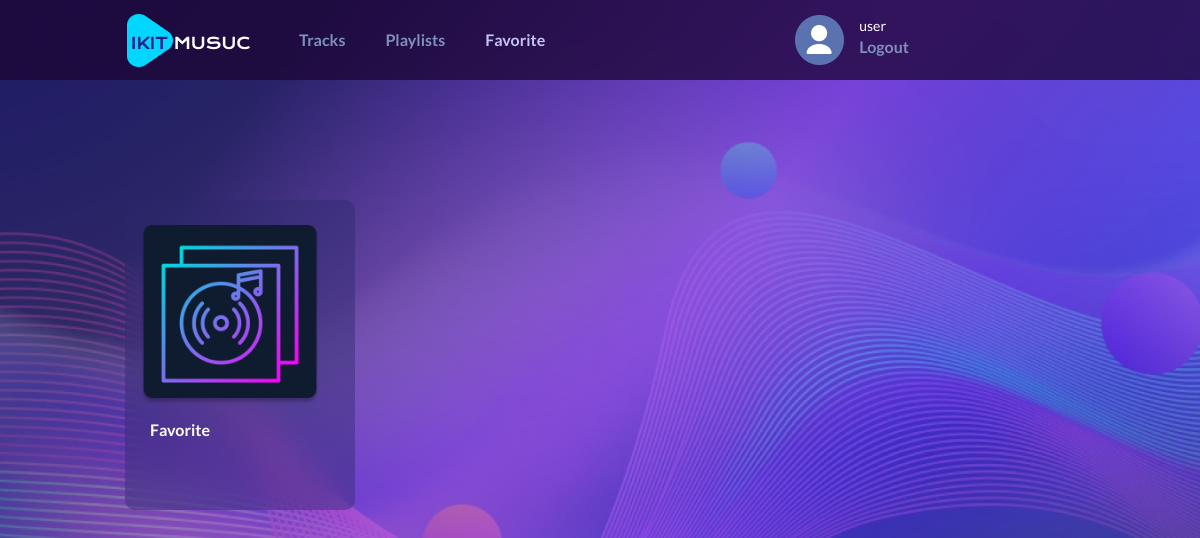
Screenshot of /playlist/20 (signed in) with the database file from the repository.
### users/models.py (models this page shows, shortened)
class User(models.Model):
    username = models.CharField(max_length=100, unique=True)
    email = models.EmailField(max_length=100, unique=True)
    password = models.CharField(max_length=500)

### music/models.py (models this page shows, shortened)
class Playlist(models.Model):
    owner = models.ForeignKey(User, on_delete=models.CASCADE)
    name = models.CharField(max_length=255, null=True)
    cover = models.ImageField(upload_to="photos/%Y/%m/%d/",
                              default="photos/2022/11/07/cover.png")
    description = models.CharField(max_length=500, null=True, blank=True)
    is_default = models.BooleanField(default=False)
    compositions = models.ManyToManyField(Composition,
                                          through='PlaylistsCompositions')

### music/views.py (the view)
# urls.py: path('playlist/<int:playlist_id>', show_playlist, name='playlist'),
def show_playlist(request, playlist_id):
    if 'user_id' not in request.session:
        return redirect('login')
    user = User.objects.get(id=request.session['user_id'])
    playlist = Playlist.objects.get(id=playlist_id)
    if playlist.owner != user:
        return HttpResponseForbidden(
            "You do not have permission to see this playlist.")
    compositions = PlaylistsCompositions.objects.filter(playlist=playlist)
    tracks_array = create_array(playlist, compositions)
    fix_order(playlist)
    context = {
        'playlist': playlist,
        'compositions': compositions,
        'tracks': tracks_array,
        'connect': None,
        'username': user.username,
    }
    return render(request, "music/playlist.html", context)

### music/functions.py (called while the page is built)
def fix_order(playlist):
    previous = 0
    for connect in PlaylistsCompositions.objects.filter(playlist=playlist):
        order = connect.order
        if order - previous != 1:
            connect.order = previous + 1
            connect.save()
        previous = order

def create_array(playlist, compositions):
    size = playlist.compositions.count()
    columns = size // 4
    if size % 4 > 0:
        columns += 1
    tracks_array = []
    for column in range(columns):
        tracks_array.append(compositions[column * 4:(column + 1) * 4])
    return tracks_array

### music/templates/music/playlist.html (shortened to what this page needs)
{% load static %}
<!DOCTYPE html>
<html lang="en">
<head>
    <link rel="stylesheet" href="{% static 'music/css/playlist.css' %}">
</head>
    <body>
        <div class="wrapper">
            <header class="header">
                <div class="header__container container">
                    <a href="{% url 'home' %}" class="header__logo">
                        <img src="{% static 'music/img/logo.png' %}" alt="IKIT music">
                    </a>
                    <nav class="header__menu menu">
                        <ul class="menu__list">
                            <li>
                                <a href="{% url 'tracks' %}" class="menu__link">Tracks</a>
                            </li>
                            <li>
                                <a href="{% url 'home' %}" class="menu__link">Playlists</a>
                            </li>
                            <li>
                                <a href="{% url 'favorite' %}" class="menu__link current__item">Favorite</a>
                            </li>
                        </ul>
                        <div class="header__info">
                            <div class="header__user">
                                <img src="{% static 'music/img/user.png' %}" alt="profile">
                            </div>
                            <div class="user__info">
                                <div class="user__name">{{ username }}</div>
                                <a href="{% url 'logout' %}" class="menu__link">Logout</a>
                            </div>
                        </div>
                    </nav>
                </div>
            </header>
            <main class="page">
                <section class="page__main-block main-block">
                    <div class="main-block__container container">
                        <div class="main-block__body">
                            <div class="playlist__container">
                                <div class="playlist__cover">
                                    <div class="playlist__image">
                                        <img src="{{ playlist.cover.url }}" alt="">
                                    </div>
                                    <div class="playlist__information">
                                        <div class="playlist__text">
                                            <div class="playlist__name">
                                                {{ playlist.name }}
                                            </div>
                                        </div>
                                    </div>
                                </div>
                            </div>
                        </div>
                    </div>
                </section>
            </main>
        </div>
    </body>
</html>

### music/static/music/css/playlist.css (style rules this page uses)
* { padding: 0; margin: 0; border: 0; }
*, *::before, *::after { box-sizing: border-box; -moz-box-sizing: border-box; -webkit-box-sizing: border-box; }
nav, footer, header, aside { display: block; }
html, body { min-height: 100vh; width: 100%; line-height: 1; font-size: 14px; -ms-text-size-adjust: 100%; -moz-text-size-adjust: 100%; -webkit-text-size-adjust: 100%; background: #FAFAFA; }
a, a:visited { text-decoration: none; }
ul li { list-style: none; }
img { vertical-align: top; }
body { height: 100%; line-height: 1; font-size: 14px; font-weight: 500; color: white; font-family: 'Lato', sans-serif; background: url("../img/background.png") no-repeat center center fixed; background-size: cover; }
.wrapper { min-height: 100%; overflow: hidden; display: flex; flex-direction: column; }
.container { max-width: 1046px; margin: 0 auto; padding: 0 15px; box-sizing: content-box; }
.main-block__container { max-width: 950px; }
.header { position: absolute; width: 100%; left: 0; top: 0; z-index: 50; background: rgba(28, 6, 52, 0.75); }
.header__container { display: flex; min-height: 80px; align-items: center; }
.header__logo { margin-left: 50px; }
.header__user { margin-left: 250px; justify-self: flex-end; }
.header__menu { margin-left: 40px; padding: 5px 0; display: flex; align-items: center; justify-content: space-between; }
.header__user { margin-right: 15px; }
.menu__list { display: flex; flex-wrap: wrap; }
.menu__list li { margin-right: 40px; }
.menu__list li:last-child { margin-right: 0; }
.header__info { display: flex; align-items: center; }
.menu__link { color: #7f90bb; font-weight: 600; line-height: calc(24 / 14 * 100%); font-size: 16px; transition: 0.3s linear; }
.current__item { color: rgb(193, 197, 241) }
.page { flex: 1 1 auto; }
.main-block { width: 100%; position: relative; }
.main-block__body { padding: 200px 0 191px 0; position: relative; z-index: 2; }
.playlist__container { display: flex; justify-items: space-between; align-items: center; }
.playlist__cover { margin-right: 40px; width: 236px; height: 310px; background: rgba(43, 42, 109, 0.4); backdrop-filter: blur(15px); border-radius: 10px; padding: 25px 15px; }
.playlist__image { margin-bottom: 15px; }
.playlist__image img { object-fit: cover; height: 180px; width: 180px; }
.playlist__information { margin: 0 10px; display: flex; align-items: end; justify-content: space-between; }
.playlist__name { font-weight: 700; font-size: 16px; line-height: 19px; margin-bottom: 10px; }

### rows the page displays
User: username "user"
Playlist: cover (picture), name "Favorite"
